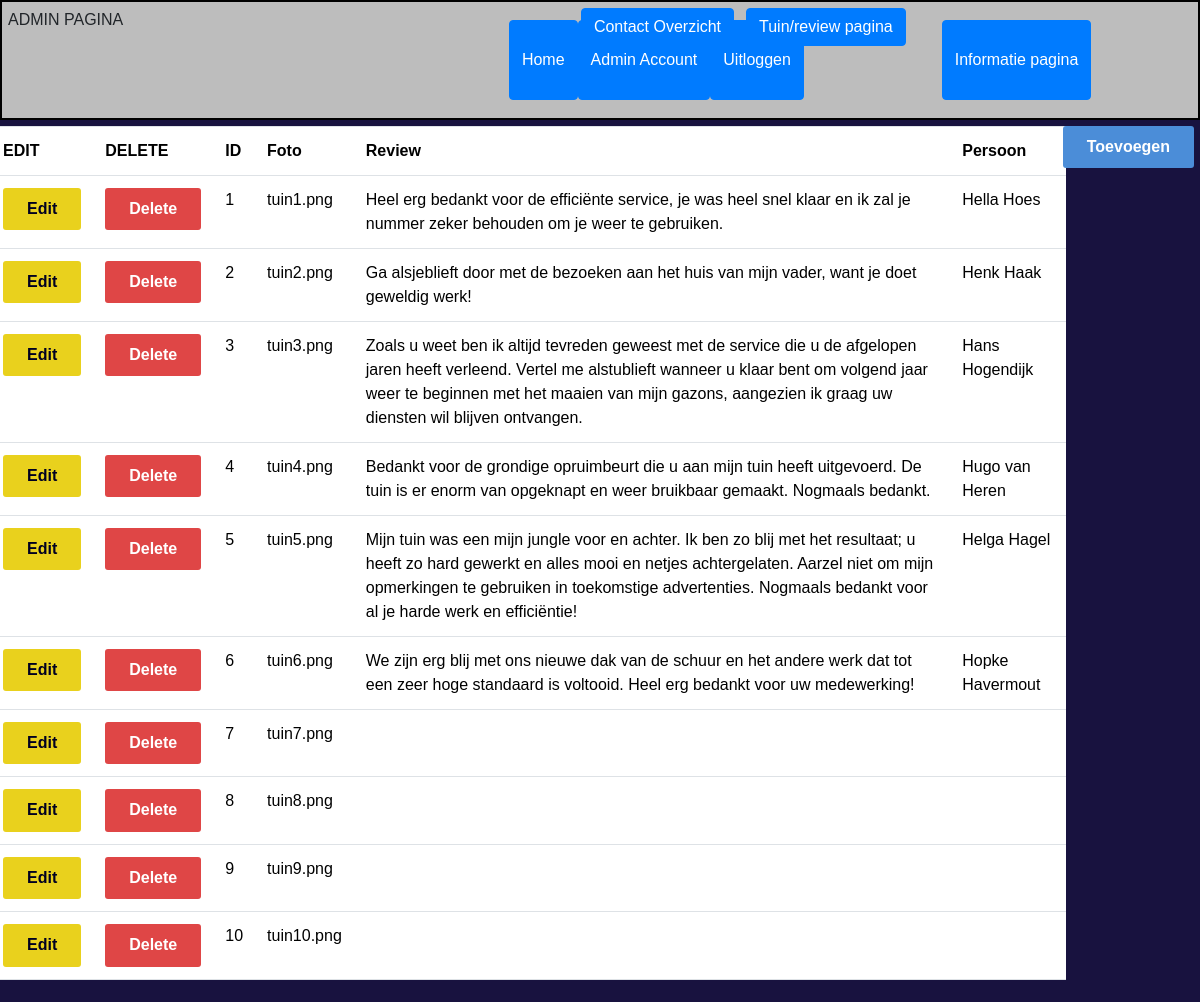
Page /admin/admin_account.php (signed in) on the earlier database version.
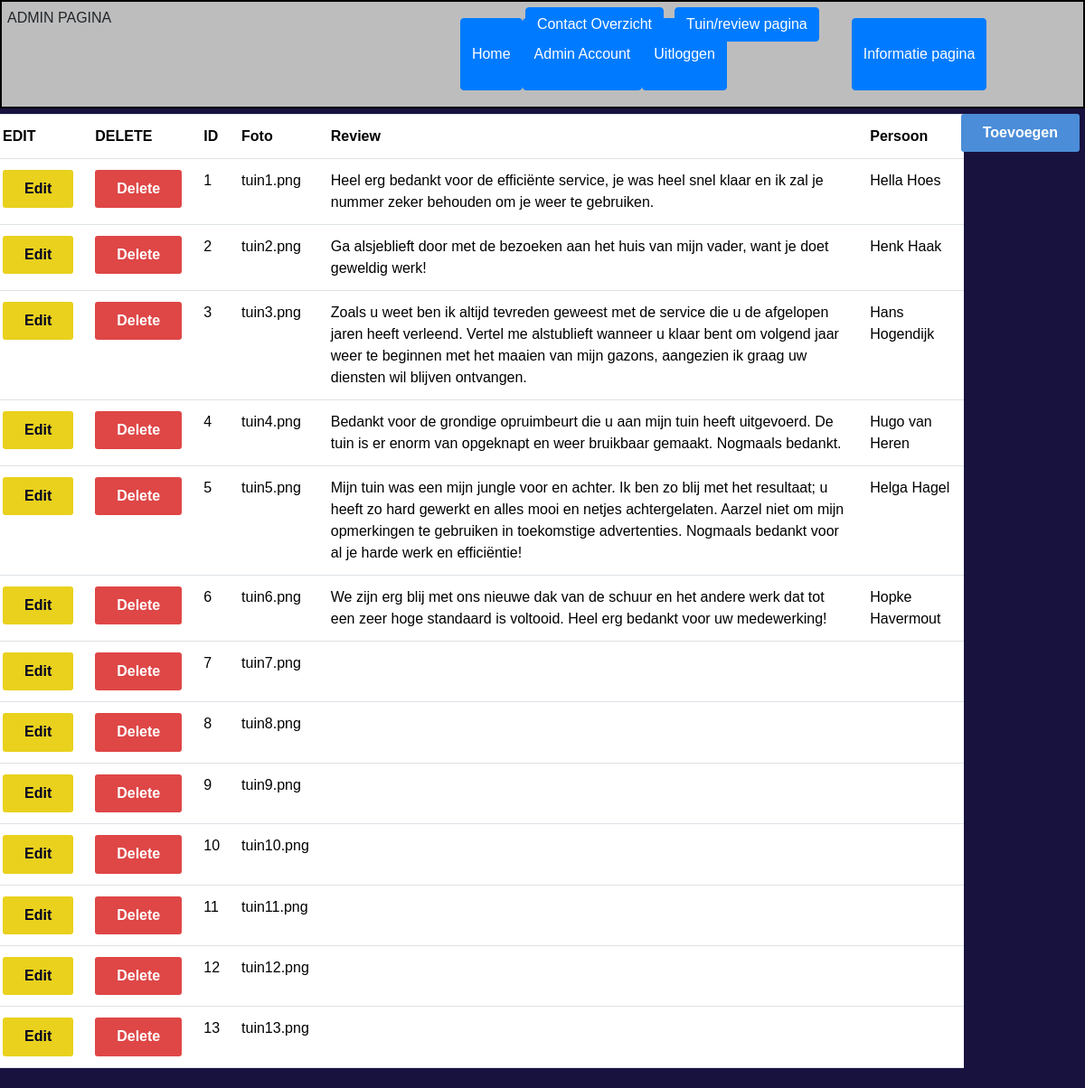
Same page on the later database version.
### tables this page shows
CREATE TABLE `hoofdpagina` (
  `id` int(11) NOT NULL,
  `foto` varchar(255) NOT NULL,
  `review` text NOT NULL,
  `persoon` varchar(255) NOT NULL
);

### admin/admin_account.php (the view, shortened to what this page needs)
<?php
    include('core/headeradmin.php');
?>
<div class="header">
    <head>
        <link rel="stylesheet" href="../assets/css/style.css">
    </head>
    <div class="row">
        <table class="table">
            <tr>
                <th>EDIT</th>
                <th>DELETE</th>
                <th>ID</th>
                <th>Foto</th>
                <th>Review</th>
                <th>Persoon</th>
            </tr>
            <?php
            $sql = "SELECT id, foto, review, persoon FROM hoofdpagina ORDER BY id ASC";
            $liqry = $con->prepare($sql);
            if ($liqry === false) {
                echo mysqli_error($con);
            } else {
                $liqry->bind_result($id, $foto, $review, $persoon);
                if ($liqry->execute()) {
                    $liqry->store_result();
                    while ($liqry->fetch()) {
                        ?>
                        <tr>
                            <td><a href="edit.php?id=<?php echo $id; ?>"><button class="button1">Edit</button></a></td>
                            <td><a href="delete.php?id=<?php echo $id; ?>"><button class="button2">Delete</button></a></td>
                            <td><?php echo $id; ?></td>
                            <td><?php echo $foto; ?></td>
                            <td><?php echo $review; ?></td>
                            <td><?php echo $persoon; ?></td>
                        </tr>
                        <?php
                    }
                }
            }
            ?>
        </table>
    </div>
    <div class="row">
        <div class="col-12">
            <a href="add.php"><button class="button3">Toevoegen</button></a>
        </div>
    </div>
<?php
    include('core/footeradmin.php');
?>

### admin/core/headeradmin.php (shortened to what this page needs)
<!DOCTYPE html>
<html lang="en">
<head>
    <link rel="stylesheet" href="<?= BASEURL; ?>assets/css/bootstrap.min.css">
    <link rel="stylesheet" href="<?= BASEURL; ?>assets/css/login.css">
    <link href="//maxcdn.bootstrapcdn.com/bootstrap/4.1.1/css/bootstrap.min.css" rel="stylesheet" id="bootstrap-css">
</head>
<body>
    <div class="header-admin">
        <div class="e">ADMIN PAGINA</div>
        <div class="f">
            <button class="btn btn-primary">
                <a href="<?= BASEURL ?>index.php" class="button-deco">Home</a>
            </button>
            <?php if (isset($_SESSION['ingelogd']) && $_SESSION['ingelogd'] === true): ?>
                <button class="btn btn-primary">
                    <a href="account.php" class="button-deco">Account</a>
                </button>
                <button class="btn btn-primary">
                    <a href="uitloggen.php" class="button-deco">Uitloggen</a>
                </button>
            <?php elseif (isset($_SESSION['admin_ingelogd']) && $_SESSION['admin_ingelogd'] === true): ?>
                <button class="btn btn-primary">
                    <a href="<?= BASEURL_CMS ?>index.php" class="button-deco">Admin Account</a>
                    </button>
                <button class="btn btn-primary">
                    <a href="<?= BASEURL_LOGIN ?>uitloggen.php" class="button-deco">Uitloggen</a>
                    </button>
            <?php else: ?>
                <button class="btn btn-primary"><a href="login/login.php" class="button-deco">Inloggen</a></button>
            <?php endif; ?>
        </div>
        <div><a href="<?=BASEURL_CMS;?>contactoverzicht.php" class="btn btn-primary">Contact Overzicht</a></div>
                    <div><a href="<?=BASEURL_CMS;?>index.php" class="btn btn-primary">Tuin/review pagina</a></div>
        <div class="g">
            <button class="btn btn-primary"><a class="button-deco" href="<?= BASEURL_CMS ?>informatie/">Informatie pagina</a></button>
        </div>
    </div>

### admin/core/footeradmin.php (shortened to what this page needs)
</body>
</html>

### assets/css/login.css (style rules this page uses)
.button1 { display: inline-block; outline: none; cursor: pointer; font-weight: 600; border-radius: 3px; padding: 12px 24px; border: 0; color: #000021; background: #e9d11d; line-height: 1.15; font-size: 16px; }
.button2 { display: inline-block; outline: none; cursor: pointer; font-weight: 600; border-radius: 3px; padding: 12px 24px; border: 0; color: #ffffff; background: #df4646; line-height: 1.15; font-size: 16px; }
.button3 { display: inline-block; outline: none; cursor: pointer; font-weight: 600; border-radius: 3px; padding: 12px 24px; border: 0; color: #ffffff; background: #4b8dd8; line-height: 1.15; font-size: 16px; width: 100%; margin-bottom: 10px; }
.button-deco { color: white; text-decoration: none; }
.header-admin { display: flex; width: 100vw; height: 15vh; border: .2vw solid black; gap: 1vw; padding: .5vw; }
.e { display: flex; width: 25vw; }
.f { display: flex; justify-content: space-around; padding-top: 1.5vh; padding-bottom: 1.5vh; width: 30vw; }
.g { display: flex; justify-content: start; gap: 1vw; width: 55vw; padding-left: 2vw; padding-top: 1.5vh; padding-bottom: 1.5vh; }

### assets/css/style.css (style rules this page uses)
.header { display: flex; width: 100%; height: fit-content; min-height: 15vh; background-color: rgb(24, 18, 63); color: white; gap: 1vw; padding: 0.5vw; }
.e { display: flex; width: 40vw; }
.f { display: flex; justify-content: space-around; padding-top: 1.5vh; padding-bottom: 1.5vh; width: 30vw; padding-left: 25vw; }
.g { display: flex; justify-content: start; gap: 1vw; width: 55vw; padding-left: 2vw; padding-top: 1.5vh; padding-bottom: 1.5vh; }
.button-deco { color: white; text-decoration: none; }
body { background-color: #bdbdbd; font-family: sans-serif; margin: 0; padding: 0; }

Differences in the rows shown:
added hoofdpagina: id "11", foto "tuin11.png"
added hoofdpagina: id "12", foto "tuin12.png"
added hoofdpagina: id "13", foto "tuin13.png"
